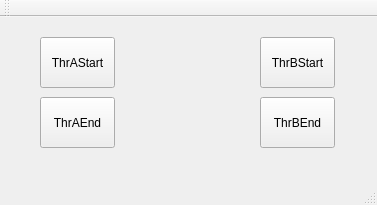
<?xml version="1.0" encoding="UTF-8"?>
<ui version="4.0">
 <class>MainWindow</class>
 <widget class="QMainWindow" name="MainWindow">
  <property name="geometry">
   <rect>
    <x>0</x>
    <y>0</y>
    <width>377</width>
    <height>205</height>
   </rect>
  </property>
  <property name="windowTitle">
   <string>MainWindow</string>
  </property>
  <widget class="QWidget" name="centralWidget">
   <widget class="QPushButton" name="pbnThr01">
    <property name="geometry">
     <rect>
      <x>40</x>
      <y>20</y>
      <width>75</width>
      <height>51</height>
     </rect>
    </property>
    <property name="text">
     <string>ThrAStart</string>
    </property>
   </widget>
   <widget class="QPushButton" name="pbnThr02">
    <property name="geometry">
     <rect>
      <x>260</x>
      <y>20</y>
      <width>75</width>
      <height>51</height>
     </rect>
    </property>
    <property name="text">
     <string>ThrBStart</string>
    </property>
   </widget>
   <widget class="QPushButton" name="pbnThrAEnd">
    <property name="geometry">
     <rect>
      <x>40</x>
      <y>80</y>
      <width>75</width>
      <height>51</height>
     </rect>
    </property>
    <property name="text">
     <string>ThrAEnd</string>
    </property>
   </widget>
   <widget class="QPushButton" name="pbnThrBEnd">
    <property name="geometry">
     <rect>
      <x>260</x>
      <y>80</y>
      <width>75</width>
      <height>51</height>
     </rect>
    </property>
    <property name="text">
     <string>ThrBEnd</string>
    </property>
   </widget>
  </widget>
  <widget class="QMenuBar" name="menuBar">
   <property name="geometry">
    <rect>
     <x>0</x>
     <y>0</y>
     <width>377</width>
     <height>23</height>
    </rect>
   </property>
  </widget>
  <widget class="QToolBar" name="mainToolBar">
   <attribute name="toolBarArea">
    <enum>TopToolBarArea</enum>
   </attribute>
   <attribute name="toolBarBreak">
    <bool>false</bool>
   </attribute>
  </widget>
  <widget class="QStatusBar" name="statusBar"/>
 </widget>
 <layoutdefault spacing="6" margin="11"/>
 <resources/>
 <connections/>
</ui>
